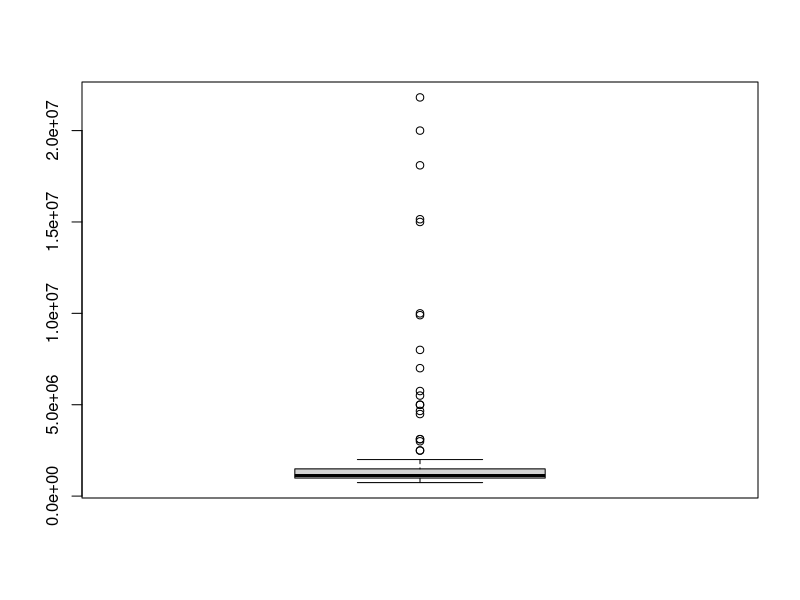
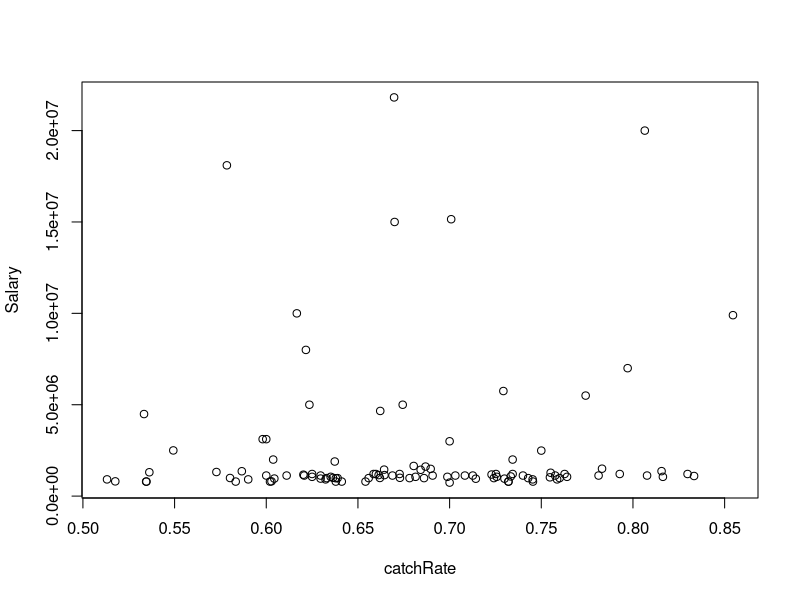
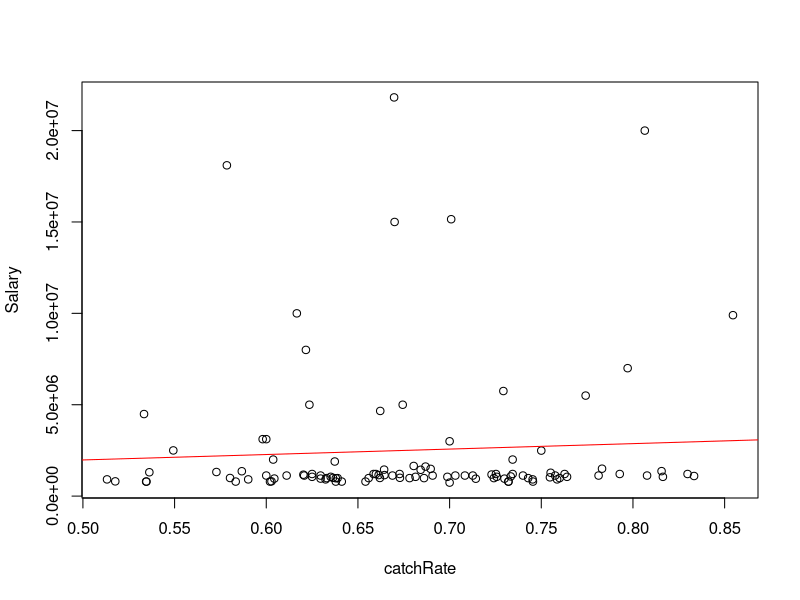
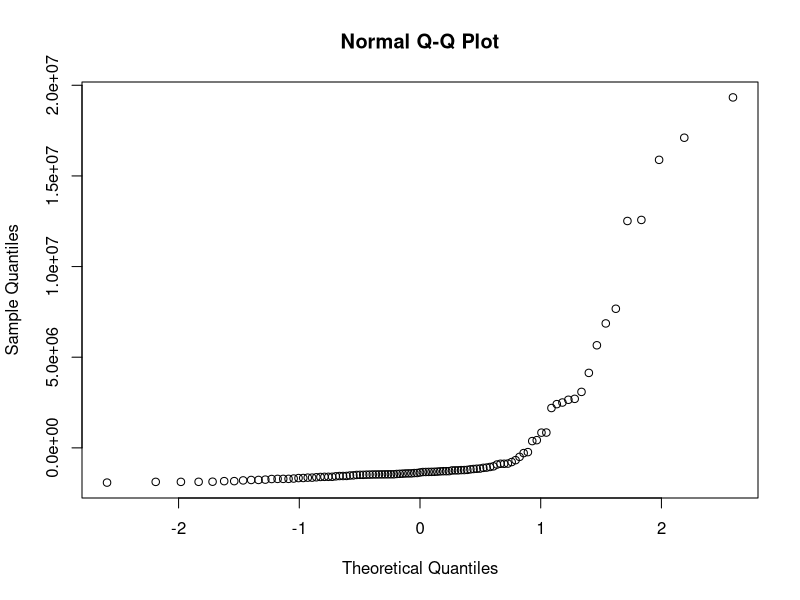
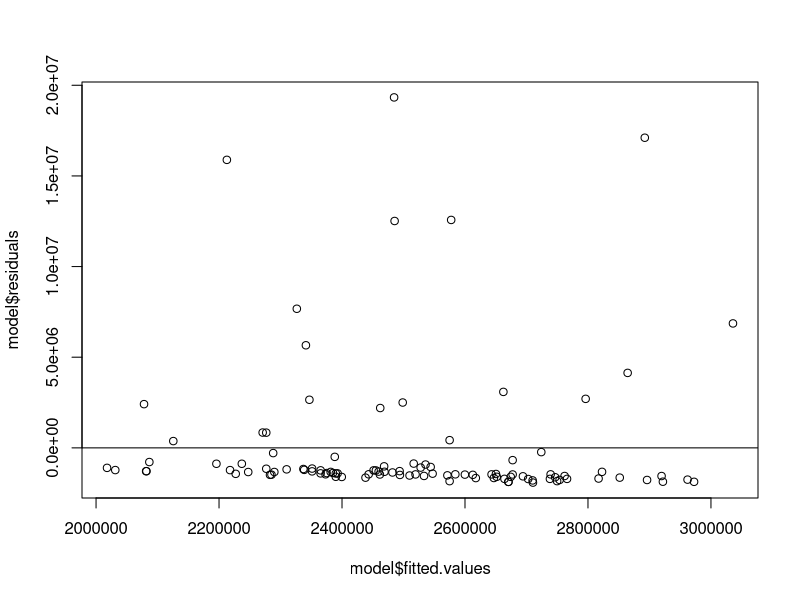
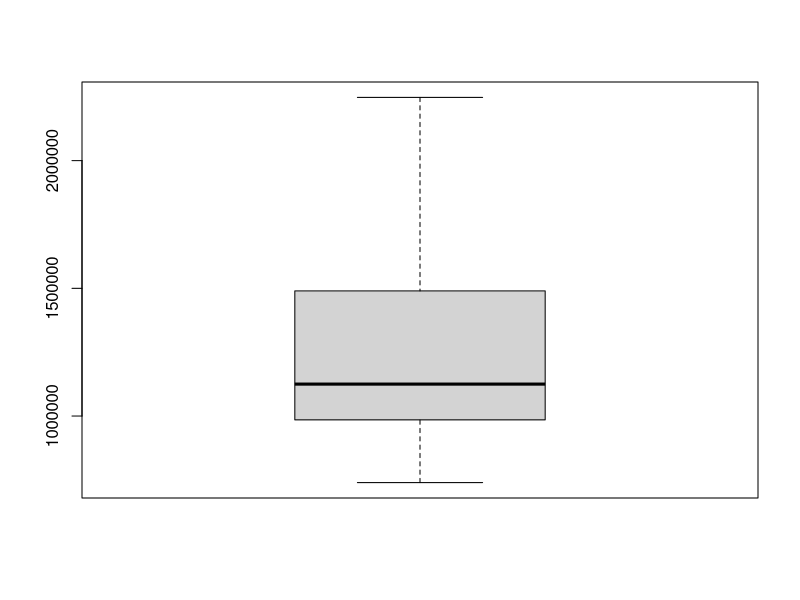
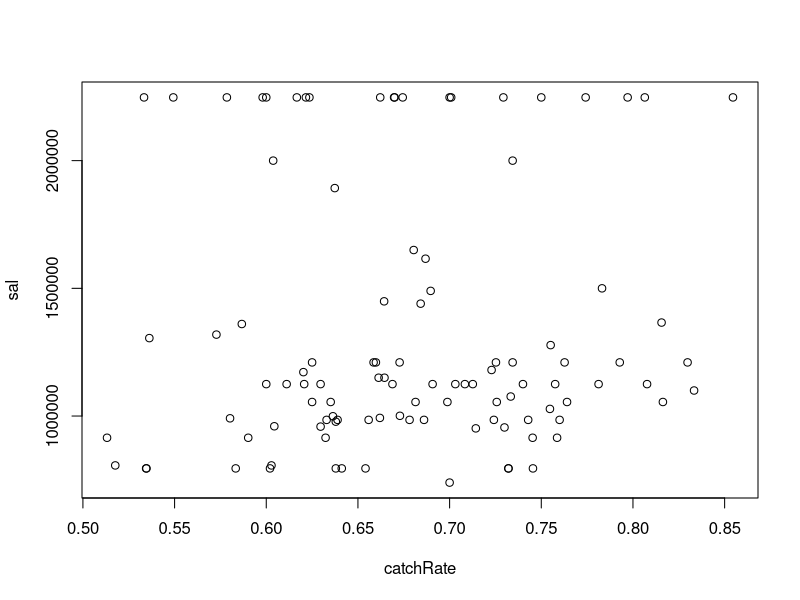
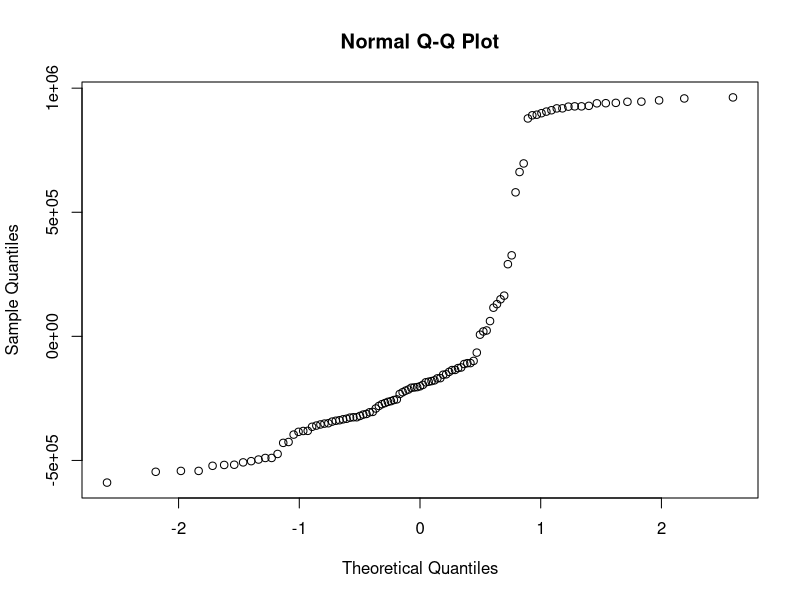

Source code (R) for these figures, in order: (Note: this script raises an error after producing the figures.)
library(dplyr)
library(readr)

data <- read_csv("final_clean_nfl.csv")
data <- arrange(data, data$Salary)
attach(data)


# MODEL 1: Salary ~ catchRate
boxplot(Salary)

plot(catchRate, Salary)

model <- lm(Salary~catchRate)
summary(model)

plot(catchRate, Salary)
abline(model, col="red")

qqnorm(model$residuals)
plot(model$fitted.values, model$residuals)
abline(h=0)


# Cap outliers
q1 <- quantile(Salary, 0.25)
q3 <- quantile(Salary, 0.75)
iqr <- q3 - q1
lower <- q1 - 1.5*iqr
upper <- q3 + 1.5*iqr

sal <- ifelse(Salary < lower, lower,
               ifelse(Salary > upper, upper, Salary))

boxplot(sal)
plot(catchRate, sal)

model2 <- lm(sal~catchRate)
summary(model2)

qqnorm(model2$residuals)
plot(model2$fitted.values, model2$residuals)
abline(h=0)

plot(catchRate, Salary)
abline(model, col="red")

# remove outliers
boxplot(Salary[1:80])

plot(catchRate[1:80], Salary[1:80])

model.rem <- lm(Salary[1:80]~catchRate[1:80])
summary(model.rem)

plot(catchRate[1:80], Salary[1:80])
abline(model.rem, col="red")

qqnorm(model.rem$residuals)
plot(model.rem$fitted.values, model.rem$residuals)
abline(h=0)


# box-cox transformation
# https://www.r-bloggers.com/2022/10/box-cox-transformation-in-r/
MASS::boxcox(model) # CI in plot does not contain 1, so continue with transform

# default = 6
options(digits=10)

b <- MASS::boxcox(model)
lambda <- b$x[which.max(b$y)]

b.salary <- (Salary^lambda - 1) / lambda

boxplot(b_salary)
plot(catchRate, b.salary)


b.model <- lm(b.salary~catchRate)
summary(b.model)

plot(catchRate, b.model)
abline(b.model, col="red")

qqnorm(b.model$residuals)
plot(b.model$fitted.values, b.model$residuals)
abline(h=0)

# best results from removing outliers, ok results from box-cox transformation


# OTHER MODELS
# remove Rec.1st, Rec.FUM, Salary (collinear)
new_data <- data %>% select(Rec, Yds, TD, X20., X40., X20.39, X1st.,
                            Rec.YAC.R, Tgts, catchRate)
pairs(new_data)

# Rec.YAC.R
plot(catchRate, Rec.YAC.R)
yac.catchrate <- lm(catchRate~Rec.YAC.R)
summary(yac.catchrate)
qqnorm(yac.catchrate$residuals)
plot(yac.catchrate$fitted.values, yac.catchrate$residuals)
abline(h=0)

model3 <- lm(TD ~ Rec * Yds)
summary(model3)


# Rec ~ Yds
plot(Rec~Yds)
rec.yds <- glm(Rec ~ Yds, family='poisson')
summary(rec.yds)

qqnorm(rec.yds$residuals)
plot(rec.yds$fitted.values, rec.yds$residuals)
abline(h=0)

# POISSON MODELS:
# TD ~ Yds
hist(TD)
plot(TD~Yds)
td.yds <- glm(Rec ~ Yds, family='poisson')
summary(td.yds)

qqnorm(td.yds$residuals)
plot(td.yds$fitted.values, td.yds$residuals)
abline(h=0)


# TD ~ Rec.1st
hist(TD)
plot(TD ~ Rec.1st)
td.rec.1st <- glm(TD ~ Rec.1st, family='poisson')
summary(td.rec.1st)

qqnorm(td.rec.1st$residuals)
plot(td.rec.1st$fitted.values, td.rec.1st$residuals)
abline(h=0)

# TODO
# predict top/bottom salaries + other values for models
# k-means clustering?

# stepwise selection for multiple regression (don't have to visualize)
# step-wise selection to predict TD
td_model_data <- data[,c(-1, -2, -5)]
# td_model_data$Salary <- b.salary

full_model <- lm(TD~., data=td_model_data)
s <- step(full_model, direction="backward")
summary(s)
plot(s)

